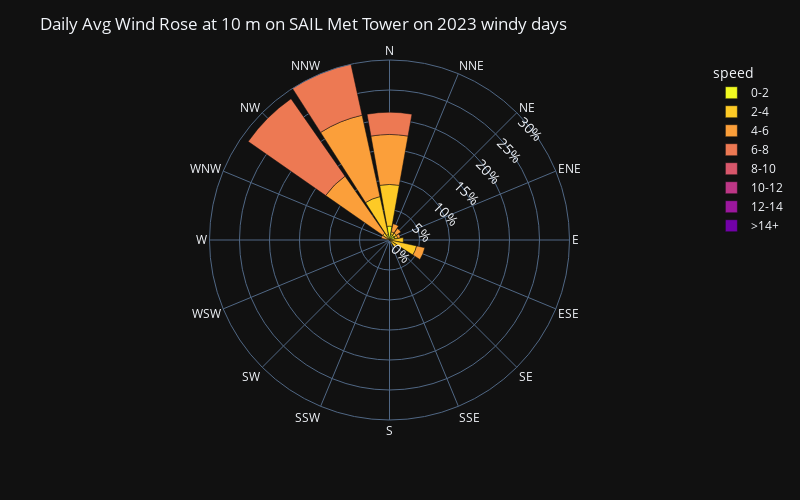

Write notebook code for a chart like this one.
### Code cell
sail_met_gothic_daily = sail_1H_windy_wind_df[['wspd_arith_mean', 'wdir_vec_mean']]
# create a windrose dataframe
sail_met_gothic_daily = create_windrose_df(sail_met_gothic_daily, wind_dir_var='wdir_vec_mean', wind_spd_var='wspd_arith_mean')

# create a wind rose plot using bar_polar
fig = px.bar_polar(sail_met_gothic_daily, 
                   r="frequency", 
                   theta="direction", 
                   color="speed", template="plotly_dark",
                   color_discrete_sequence= px.colors.sequential.Plasma_r,
                   width= 800,
                   height=500,
                   barnorm='percent',
                  )
# update the radial axis to show percentages
fig.update_layout(
    title="Daily Avg Wind Rose at 10 m on SAIL Met Tower on 2023 windy days",
    font_size=12,
    polar_radialaxis=dict(
         ticksuffix='%',
         tickfont_size=14,
         showline=False,
         showticklabels=True,
         showgrid=True,
         angle=45,
         range=[0, 30]
      ),
)

### Figure 1 — Plotly figure (JSON) as saved in the notebook; plotly's stock layout.template omitted (floating-point values rounded to 4 significant figures)
{"data": [{"hovertemplate": "speed=0-2<br>frequency=%{r}<br>direction=%{theta}<extra></extra>", "legendgroup": "0-2", "marker": {"color": "#f0f921", "pattern": {"shape": ""}}, "name": "0-2", "r": [2.315, 0.9259, 0.9259, 0.9259, 0, 0.463, 0, 0, 0, 0, 0, 0, 0, 0, 0, 0.9259], "showlegend": true, "subplot": "polar", "theta": ["N", "NNE", "NE", "ENE", "E", "ESE", "SE", "SSE", "S", "SSW", "SW", "WSW", "W", "WNW", "NW", "NNW"], "type": "barpolar"}, {"hovertemplate": "speed=2-4<br>frequency=%{r}<br>direction=%{theta}<extra></extra>", "legendgroup": "2-4", "marker": {"color": "#fdca26", "pattern": {"shape": ""}}, "name": "2-4", "r": [6.944, 0.463, 0.463, 0.463, 2.315, 4.167, 1.389, 0, 0, 0, 0, 0, 0, 0.463, 1.389, 6.481], "showlegend": true, "subplot": "polar", "theta": ["N", "NNE", "NE", "ENE", "E", "ESE", "SE", "SSE", "S", "SSW", "SW", "WSW", "W", "WNW", "NW", "NNW"], "type": "barpolar"}, {"hovertemplate": "speed=4-6<br>frequency=%{r}<br>direction=%{theta}<extra></extra>", "legendgroup": "4-6", "marker": {"color": "#fb9f3a", "pattern": {"shape": ""}}, "name": "4-6", "r": [8.333, 1.389, 0.9259, 0.463, 0, 1.389, 0, 0, 0, 0, 0, 0, 0, 0.9259, 11.57, 13.89], "showlegend": true, "subplot": "polar", "theta": ["N", "NNE", "NE", "ENE", "E", "ESE", "SE", "SSE", "S", "SSW", "SW", "WSW", "W", "WNW", "NW", "NNW"], "type": "barpolar"}, {"hovertemplate": "speed=6-8<br>frequency=%{r}<br>direction=%{theta}<extra></extra>", "legendgroup": "6-8", "marker": {"color": "#ed7953", "pattern": {"shape": ""}}, "name": "6-8", "r": [3.704, 0, 0, 0, 0, 0, 0, 0, 0, 0, 0, 0, 0, 0, 15.74, 8.796], "showlegend": true, "subplot": "polar", "theta": ["N", "NNE", "NE", "ENE", "E", "ESE", "SE", "SSE", "S", "SSW", "SW", "WSW", "W", "WNW", "NW", "NNW"], "type": "barpolar"}, {"hovertemplate": "speed=8-10<br>frequency=%{r}<br>direction=%{theta}<extra></extra>", "legendgroup": "8-10", "marker": {"color": "#d8576b", "pattern": {"shape": ""}}, "name": "8-10", "r": [0, 0, 0, 0, 0, 0, 0, 0, 0, 0, 0, 0, 0, 0, 0, 1.852], "showlegend": true, "subplot": "polar", "theta": ["N", "NNE", "NE", "ENE", "E", "ESE", "SE", "SSE", "S", "SSW", "SW", "WSW", "W", "WNW", "NW", "NNW"], "type": "barpolar"}, {"hovertemplate": "speed=10-12<br>frequency=%{r}<br>direction=%{theta}<extra></extra>", "legendgroup": "10-12", "marker": {"color": "#bd3786", "pattern": {"shape": ""}}, "name": "10-12", "r": [0, 0, 0, 0, 0, 0, 0, 0, 0, 0, 0, 0, 0, 0, 0, 0], "showlegend": true, "subplot": "polar", "theta": ["N", "NNE", "NE", "ENE", "E", "ESE", "SE", "SSE", "S", "SSW", "SW", "WSW", "W", "WNW", "NW", "NNW"], "type": "barpolar"}, {"hovertemplate": "speed=12-14<br>frequency=%{r}<br>direction=%{theta}<extra></extra>", "legendgroup": "12-14", "marker": {"color": "#9c179e", "pattern": {"shape": ""}}, "name": "12-14", "r": [0, 0, 0, 0, 0, 0, 0, 0, 0, 0, 0, 0, 0, 0, 0, 0], "showlegend": true, "subplot": "polar", "theta": ["N", "NNE", "NE", "ENE", "E", "ESE", "SE", "SSE", "S", "SSW", "SW", "WSW", "W", "WNW", "NW", "NNW"], "type": "barpolar"}, {"hovertemplate": "speed=>14+<br>frequency=%{r}<br>direction=%{theta}<extra></extra>", "legendgroup": ">14+", "marker": {"color": "#7201a8", "pattern": {"shape": ""}}, "name": ">14+", "r": [0, 0, 0, 0, 0, 0, 0, 0, 0, 0, 0, 0, 0, 0, 0, 0], "showlegend": true, "subplot": "polar", "theta": ["N", "NNE", "NE", "ENE", "E", "ESE", "SE", "SSE", "S", "SSW", "SW", "WSW", "W", "WNW", "NW", "NNW"], "type": "barpolar"}], "layout": {"barmode": "relative", "barnorm": "percent", "font": {"size": 12}, "height": 500, "legend": {"title": {"text": "speed"}, "tracegroupgap": 0}, "margin": {"t": 60}, "polar": {"angularaxis": {"direction": "clockwise", "rotation": 90}, "domain": {"x": [0, 1], "y": [0, 1]}, "radialaxis": {"angle": 45, "range": [0, 30], "showgrid": true, "showline": false, "showticklabels": true, "tickfont": {"size": 14}, "ticksuffix": "%"}}, "title": {"text": "Daily Avg Wind Rose at 10 m on SAIL Met Tower on 2023 windy days"}, "width": 800}}
